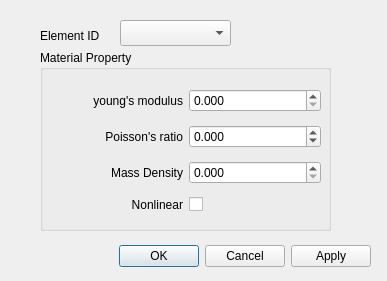
<?xml version="1.0" encoding="UTF-8"?>
<ui version="4.0">
 <class>Dialog_Solid2D</class>
 <widget class="QDialog" name="Dialog_Solid2D">
  <property name="geometry">
   <rect>
    <x>0</x>
    <y>0</y>
    <width>387</width>
    <height>281</height>
   </rect>
  </property>
  <property name="windowTitle">
   <string>Dialog</string>
  </property>
  <property name="sizeGripEnabled">
   <bool>false</bool>
  </property>
  <property name="modal">
   <bool>true</bool>
  </property>
  <widget class="QDialogButtonBox" name="buttonBox">
   <property name="geometry">
    <rect>
     <x>30</x>
     <y>240</y>
     <width>341</width>
     <height>32</height>
    </rect>
   </property>
   <property name="orientation">
    <enum>Qt::Horizontal</enum>
   </property>
   <property name="standardButtons">
    <set>QDialogButtonBox::Apply|QDialogButtonBox::Cancel|QDialogButtonBox::Ok</set>
   </property>
  </widget>
  <widget class="QComboBox" name="comboBox_IdEA">
   <property name="geometry">
    <rect>
     <x>120</x>
     <y>20</y>
     <width>111</width>
     <height>26</height>
    </rect>
   </property>
  </widget>
  <widget class="QLabel" name="label_4">
   <property name="geometry">
    <rect>
     <x>40</x>
     <y>20</y>
     <width>81</width>
     <height>31</height>
    </rect>
   </property>
   <property name="text">
    <string>Element ID</string>
   </property>
  </widget>
  <widget class="QGroupBox" name="MatProp">
   <property name="geometry">
    <rect>
     <x>40</x>
     <y>50</y>
     <width>291</width>
     <height>181</height>
    </rect>
   </property>
   <property name="title">
    <string>Material Property</string>
   </property>
   <widget class="QWidget" name="gridLayoutWidget">
    <property name="geometry">
     <rect>
      <x>0</x>
      <y>22</y>
      <width>291</width>
      <height>161</height>
     </rect>
    </property>
    <layout class="QGridLayout" name="gridLayout">
     <property name="margin">
      <number>10</number>
     </property>
     <item row="2" column="0">
      <widget class="QLabel" name="label_2">
       <property name="sizePolicy">
        <sizepolicy hsizetype="Minimum" vsizetype="Preferred">
         <horstretch>0</horstretch>
         <verstretch>0</verstretch>
        </sizepolicy>
       </property>
       <property name="text">
        <string>Poisson's ratio</string>
       </property>
       <property name="alignment">
        <set>Qt::AlignRight|Qt::AlignTrailing|Qt::AlignVCenter</set>
       </property>
      </widget>
     </item>
     <item row="3" column="0">
      <widget class="QLabel" name="label_3">
       <property name="sizePolicy">
        <sizepolicy hsizetype="Minimum" vsizetype="Preferred">
         <horstretch>0</horstretch>
         <verstretch>0</verstretch>
        </sizepolicy>
       </property>
       <property name="text">
        <string>Mass Density</string>
       </property>
       <property name="alignment">
        <set>Qt::AlignRight|Qt::AlignTrailing|Qt::AlignVCenter</set>
       </property>
      </widget>
     </item>
     <item row="3" column="2">
      <widget class="QDoubleSpinBox" name="doubleSpinBox_rho">
       <property name="decimals">
        <number>3</number>
       </property>
       <property name="maximum">
        <double>100000.000000000000000</double>
       </property>
       <property name="value">
        <double>0.000000000000000</double>
       </property>
      </widget>
     </item>
     <item row="2" column="2">
      <widget class="QDoubleSpinBox" name="doubleSpinBox_Poisson">
       <property name="decimals">
        <number>3</number>
       </property>
       <property name="minimum">
        <double>-1.000000000000000</double>
       </property>
       <property name="maximum">
        <double>0.500000000000000</double>
       </property>
       <property name="singleStep">
        <double>0.100000000000000</double>
       </property>
      </widget>
     </item>
     <item row="1" column="0">
      <widget class="QLabel" name="label">
       <property name="sizePolicy">
        <sizepolicy hsizetype="Minimum" vsizetype="Preferred">
         <horstretch>0</horstretch>
         <verstretch>0</verstretch>
        </sizepolicy>
       </property>
       <property name="text">
        <string>young's modulus</string>
       </property>
       <property name="alignment">
        <set>Qt::AlignRight|Qt::AlignTrailing|Qt::AlignVCenter</set>
       </property>
      </widget>
     </item>
     <item row="1" column="2">
      <widget class="QDoubleSpinBox" name="doubleSpinBox_Young">
       <property name="decimals">
        <number>3</number>
       </property>
       <property name="maximum">
        <double>1000000.000000000000000</double>
       </property>
       <property name="value">
        <double>0.000000000000000</double>
       </property>
      </widget>
     </item>
     <item row="4" column="2">
      <widget class="QCheckBox" name="checkBox_nonlin">
       <property name="text">
        <string/>
       </property>
      </widget>
     </item>
     <item row="4" column="0">
      <widget class="QLabel" name="label_5">
       <property name="text">
        <string>Nonlinear</string>
       </property>
       <property name="alignment">
        <set>Qt::AlignRight|Qt::AlignTrailing|Qt::AlignVCenter</set>
       </property>
      </widget>
     </item>
    </layout>
   </widget>
  </widget>
 </widget>
 <resources/>
 <connections>
  <connection>
   <sender>buttonBox</sender>
   <signal>accepted()</signal>
   <receiver>Dialog_Solid2D</receiver>
   <slot>accept()</slot>
   <hints>
    <hint type="sourcelabel">
     <x>248</x>
     <y>254</y>
    </hint>
    <hint type="destinationlabel">
     <x>157</x>
     <y>274</y>
    </hint>
   </hints>
  </connection>
  <connection>
   <sender>buttonBox</sender>
   <signal>rejected()</signal>
   <receiver>Dialog_Solid2D</receiver>
   <slot>reject()</slot>
   <hints>
    <hint type="sourcelabel">
     <x>316</x>
     <y>260</y>
    </hint>
    <hint type="destinationlabel">
     <x>286</x>
     <y>274</y>
    </hint>
   </hints>
  </connection>
 </connections>
</ui>
